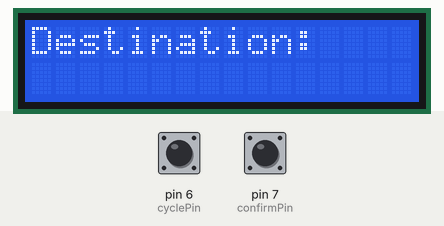
This sketch was run on a simulated Arduino Uno, built with avr-gcc and run on an emulated ATmega328P. Shown: 16×2 character LCD. Inputs (shaded band) come from the test bench; at power-on: pin 6 (cyclePin) LOW, pin 7 (confirmPin) LOW.

Above: at 1.2 s.
1.3 s: pin 6 (cyclePin) pulsed HIGH 5 times (0.12 s each, 0.3 s apart)
At 1.57 s:
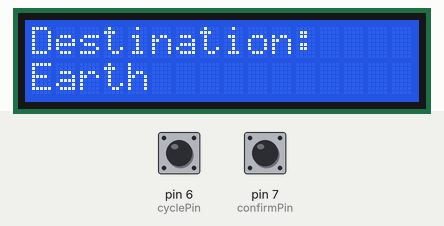
At 3.9 s:
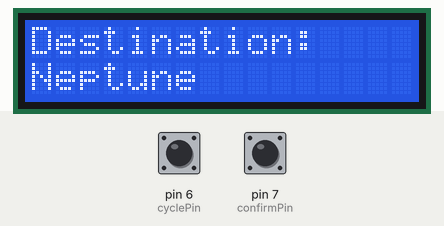
4.3 s: pin 7 (confirmPin) pulsed HIGH 2 times (0.12 s each, 0.3 s apart)
At 11.4 s:
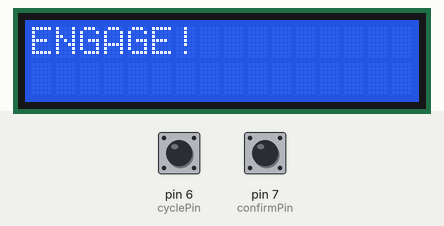
Timing chart, 0 to 12.9 s (numbered marks = the images above; inputs shaded):
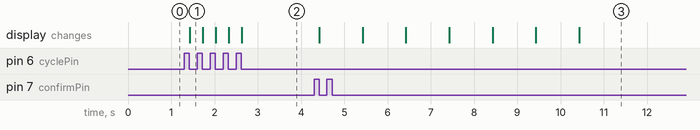

The sketch:

SpaceshipDisplay.ino
```cpp
// (licence header left out)
// include the library code:
#include <LiquidCrystal.h>

// initialize the library with the numbers of the interface pins
LiquidCrystal lcd(12, 11, 5, 4, 3, 2);

const int cyclePin = 6;
const int confirmPin = 7;

// variable to hold the value of the cyclePin
int cycleState = 0;

// variable to hold previous value of the cyclePin
int prevCycleState = 0;

int confirmState = 0;
int prevConfirmState = 0;

int choice = -1;

void setup() {
  // set up the number of columns and rows on the LCD
  lcd.begin(16, 2);

  // set up the cyclePin and confirmPin as inputs
  pinMode(cyclePin, INPUT);
  pinMode(confirmPin, INPUT);

  lcd.print("Destination:");
  // set the cursor to column 0, line 1
  // line 1 is the second row, since counting begins with 0
  lcd.setCursor(0, 1);
}

void loop() {
  // check the status of the switch
  cycleState = digitalRead(cyclePin);

  // See if the confirm button was pushed
  confirmState = digitalRead(confirmPin);

  // compare the cycleState to its previous state
  if (cycleState != prevCycleState) {
    // if the state has changed from HIGH to LOW
    if (cycleState == LOW) {
      lcd.noBlink();
      // set the cursor to column 0, line 0
      lcd.clear();
      lcd.setCursor(0, 0);

      lcd.print("Destination:");
      lcd.setCursor(0, 1);

      choice++;

      // Bounds check
      if (choice == 7) {
        choice = 0;
      }

      switch (choice) {
        case 0: {
          lcd.print("Earth");
          break;
        }

        case 1: {
          lcd.print("Mars");
          break;
        }

        case 2: {
          lcd.print("Jupiter");
          break;
        }

        case 3: {
          lcd.print("Andromeda Galaxy");
          break;
        }

        case 4: {
          lcd.print("Neptune");
          break;
        }

        case 5: {
          lcd.print("Center of galaxy");
          break;
        }

        case 6: {
          lcd.print("Orion Nebula");
          break;
        }
      }
    }
  } else if (confirmState != prevConfirmState) {
    if (confirmState == LOW) {
      // Destination confirmed!
      lcd.clear();
      lcd.setCursor(0, 0);

      lcd.print("Confirmed!");
      delay(1000);

      lcd.setCursor(0, 0);
      lcd.print("Countdown...");

      for (int ii = 5; ii > 0; ii--) {
        lcd.setCursor(0, 1);
        lcd.print(ii);

        delay(1000);
      }

      lcd.clear();
      lcd.setCursor(0, 0);
      lcd.print("ENGAGE!");
    }
  }
  // save the current cycle state as the last state
  prevCycleState = cycleState;

  prevConfirmState = confirmState;
}
```

Measured:
- after the input at 1.3 s, the display: changes after 0.12 s (image 1)
- after the input at 4.3 s, the display: first changes after 0.12 s (image 3 shows a later state)
